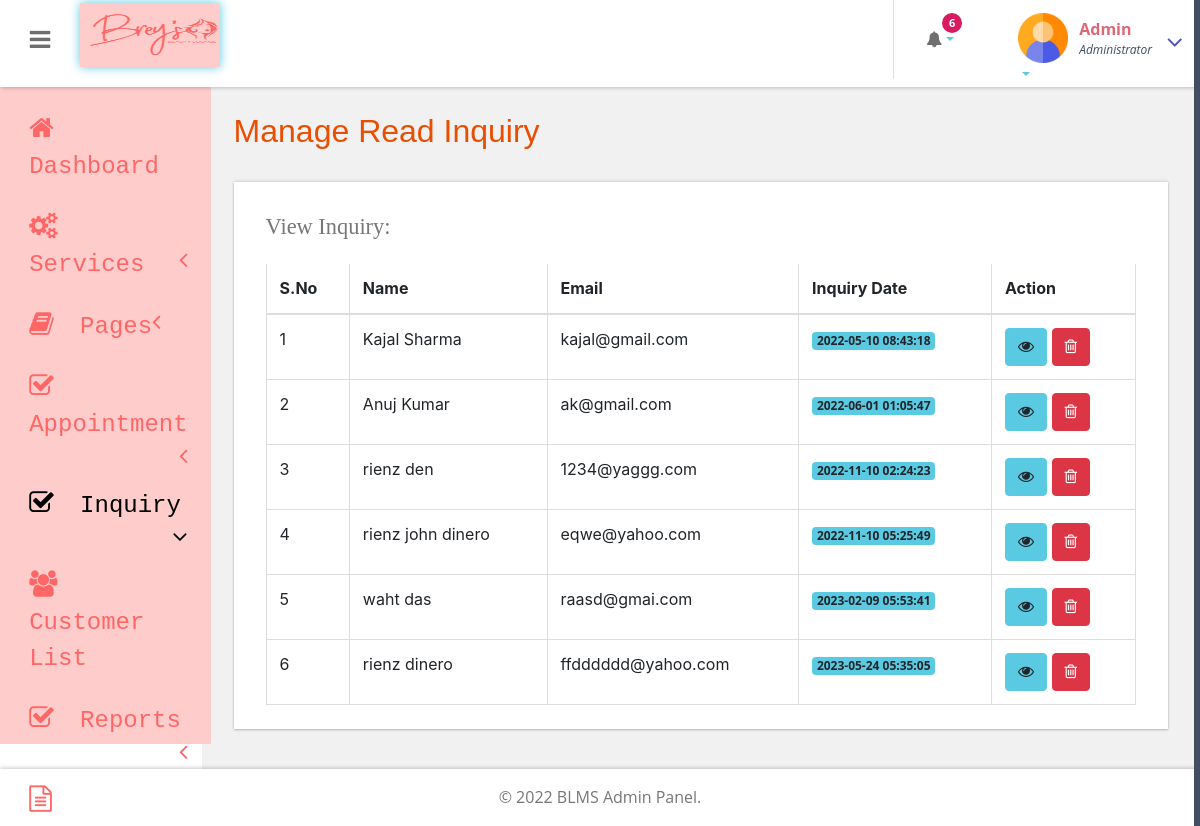
The app's page /admin/readenq.php (signed in), older data.
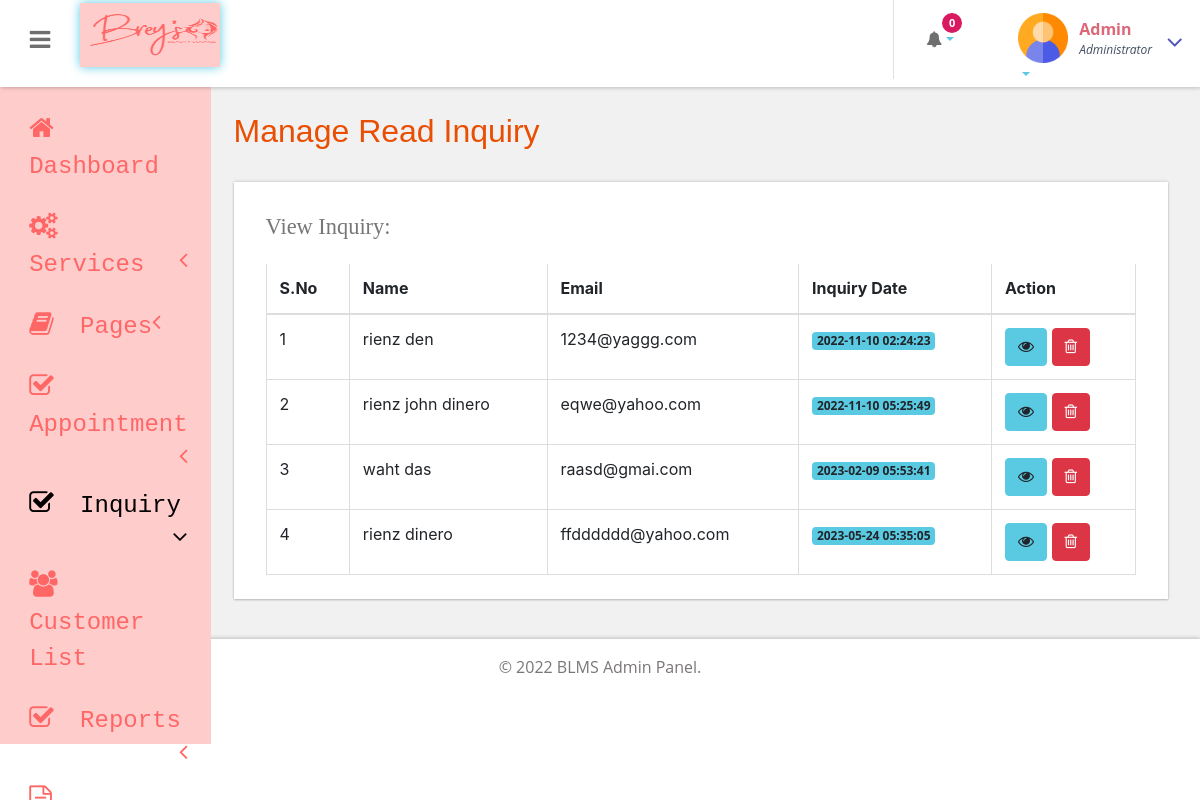
The same page, newer data.
### tables this page shows
CREATE TABLE `tblcontact` (
  `ID` int(10) NOT NULL,
  `FirstName` varchar(200) DEFAULT NULL,
  `LastName` varchar(200) DEFAULT NULL,
  `Phone` bigint(10) DEFAULT NULL,
  `Email` varchar(200) DEFAULT NULL,
  `Message` mediumtext DEFAULT NULL,
  `EnquiryDate` timestamp NOT NULL DEFAULT current_timestamp(),
  `IsRead` int(5) DEFAULT NULL
);

### admin/readenq.php (the view, shortened to what this page needs)
<?php
include('includes/dbconnection.php');
if (strlen($_SESSION['bpmsaid']==0)) {
  header('location:logout.php');
  } else{
  ?>
<!DOCTYPE HTML>
<html>
<head>
<?php include_once('includes/headlinks.php');?>
</head>
<body class="cbp-spmenu-push">
	<div class="main-content">
		 <?php include_once('includes/sidebar.php');?>
		 <?php include_once('includes/header.php');?>
		<div id="page-wrapper">
			<div class="main-page">
				<div class="tables">
					<h3 class="title1">Manage Read Inquiry</h3>
					<div class="table-responsive bs-example widget-shadow">
						<h4>View Inquiry:</h4>
						<table class="table table-bordered"> <thead> <tr>
                   <th>S.No</th>
                   <th>Name</th>
                    <th>Email</th>
                    <th>Inquiry Date</th>
                     <th>Action</th>
                  </tr> </thead> <tbody>
<?php
$ret=mysqli_query($con,"select * from tblcontact where IsRead='1'");
$cnt=1;
while ($row=mysqli_fetch_array($ret)) {
?>
						 <tr class="gradeX">
                 <td><?php echo $cnt;?></td>
                  <td><?php  echo $row['FirstName'];?> <?php  echo $row['LastName'];?></td>
                                        <td><?php  echo $row['Email'];?></td>
                                        <td>
                                            <span class="badge badge-primary"><?php echo $row['EnquiryDate'];?></span>
                                        </td>
                                         <td>
<a href="view-enquiry.php?viewid=<?php echo $row['ID'];?>" class="btn btn-primary"><i class="fa fa-eye"></i></a>
<a href="readenq.php?delid=<?php echo $row['ID'];?>" class="btn btn-danger" onClick="return confirm('Are you sure you want to delete?')"><i class="fa fa-trash-o"></i></a>
                                         </td>
                </tr>   <?php
$cnt=$cnt+1;
}?></tbody> </table>
					</div>
				</div>
			</div>
		</div>
		 <?php include_once('includes/footer.php');?>
	</div>
</body>
</html>
<?php }  ?>

### admin/includes/header.php (shortened to what this page needs)
    <div class="sticky-header header-section ">
      <div class="header-left">
        <button id="showLeftPush"><i class="fa fa-bars"></i></button>
        <div class="logo">
          <a href="dashboard.php">
            <img src="../assets/img/adminlogo.png ">
          </a>
        </div>
        <div class="clearfix"> </div>
      </div>
      <div class="header-right">
        <div class="profile_details_left">
          <ul class="nofitications-dropdown">
            <?php
$ret1=mysqli_query($con,"SELECT blmsdb.bkgtbl.id AS 'bid', blmsdb.tbluser.LastName, blmsdb.tbluser.FirstName,
                          blmsdb.bkgtbl.aptnumber AS 'AptNumber' FROM blmsdb.tbluser
                          RIGHT JOIN blmsdb.bkgtbl
                          ON blmsdb.tbluser.ID = blmsdb.bkgtbl.userid
                          WHERE Status IS NULL");
$num=mysqli_num_rows($ret1);
?>
            <li class="dropdown head-dpdn">
              <a href="#" class="dropdown-toggle" data-toggle="dropdown" aria-expanded="false"><i class="fa fa-bell"></i><span class="badge blue"><?php echo $num;?></span></a>
            </li>
          </ul>
          <div class="clearfix"> </div>
        </div>
        <div class="profile_details">
        <?php
$adid=$_SESSION['bpmsaid'];
$ret=mysqli_query($con,"select AdminName from tbladmin where ID='$adid'");
$row=mysqli_fetch_array($ret);
$name=$row['AdminName'];
?>
          <ul>
            <li class="dropdown profile_details_drop">
              <a href="#" class="dropdown-toggle" data-toggle="dropdown" aria-expanded="false">
                <div class="profile_img">
                  <span class="prfil-img"><img src="images/admin.png" alt="" width="50" height="50"> </span>
                  <div class="user-name">
                    <p><?php echo $name; ?></p>
                    <span>Administrator</span>
                  </div>
                  <i class="fa fa-angle-down lnr"></i>
                  <div class="clearfix"></div>
                </div>
              </a>
            </li>
          </ul>
        </div>
      </div>
      <div class="clearfix"> </div>
    </div>

Row changes from the older to the newer data that the page shows:
removed tblcontact: FirstName "Kajal", LastName "Sharma", Email "kajal@gmail.com", EnquiryDate "2022-05-10 08:43:18"
removed tblcontact: FirstName "Anuj", LastName "Kumar", Email "ak@gmail.com", EnquiryDate "2022-06-01 01:05:47"
Text that changed along with them:
$num: "6" → "0"
